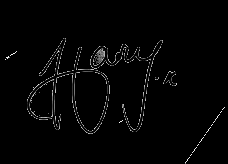
#> input picture images/harrysig.png, 228 x 164 px
$ python signatureSimilarity.py
#> lines starting #> are read from the running program, lines starting #| are printed output that depends on the picture; after the words box and inside, x2 and y2 are one past the last pixel; in counts of white or black regions, pixels touching at a corner belong together
import cv2
import imutils
import matplotlib.pyplot as plt
import numpy as np
from cv2 import  *
#displaying the signature
image_on_cheque = cv2.imread("images/harrysig.png")
#> image_on_cheque is the input picture: shape (164, 228, 3); min 0, max 255, mean 4.5
image_on_software= cv2.imread("images/harrysign1.png")
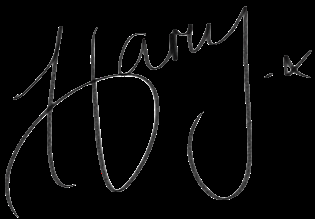
#> input picture images/harrysign1.png, 315 x 219 px
#> image_on_software is the input picture: shape (219, 315, 3); mean B, G, R 8.2, 8.2, 8.2

#resizing image
image_on_cheque_resize = imutils.resize(image_on_cheque,height=300)
image_on_software_resize = imutils.resize(image_on_software,height=300)

#grayscaling the image
gray_scaled_image = cv2.cvtColor(image_on_cheque_resize,cv2.COLOR_BGRA2GRAY)
gray_Scaled_cheque = cv2.cvtColor(image_on_software_resize,cv2.COLOR_BGRA2GRAY)
#removing noise by using Gaussian blur
gray_scaled_image = cv2.GaussianBlur(gray_scaled_image,(5,5),0)
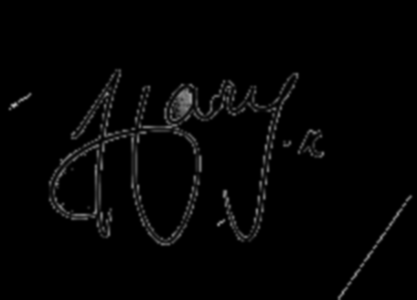
#> gray_scaled_image: shape (300, 417); min 0, max 182, mean 4.5
gray_Scaled_cheque = cv2.GaussianBlur(gray_Scaled_cheque,(5,5),0)
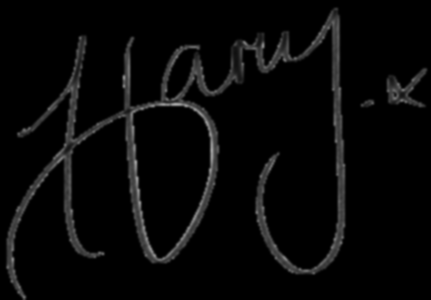
#> gray_Scaled_cheque: shape (300, 431); min 0, max 165, mean 8.2

edged_image_cheque = cv2.Canny(gray_scaled_image,100,200)
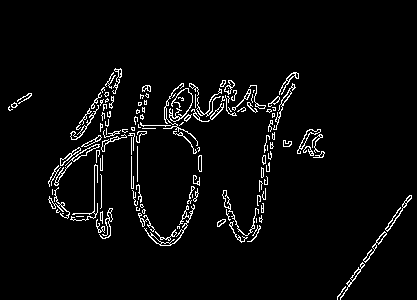
#> edged_image_cheque: shape (300, 417); 3.9% white in thin lines or dots, all inside (x1, y1, x2, y2) = (8, 68, 412, 300)
edged_image_software = cv2.Canny(gray_Scaled_cheque,100,200)
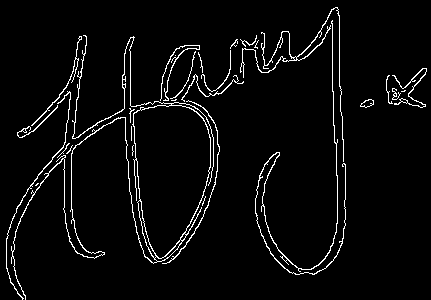
#> edged_image_software: shape (300, 431); 4% white in thin lines or dots

#ORB Detector
orb = cv2.ORB_create()
# key points and descriptor calculation
kp1, cheque_image = orb.detectAndCompute(edged_image_cheque, None)
#> kp1 = 500 keypoints; strongest (x, y, size): (225, 89, 31), (98, 145, 31), (106, 219, 31), (170, 109, 31)
kp2, software_image = orb.detectAndCompute(edged_image_software, None)
#> kp2 = 482 keypoints; strongest (x, y, size): (392, 99, 31), (394, 95, 31), (165, 95, 31), (393, 97, 31)
# creating matches
matcher = cv2.DescriptorMatcher_create(cv2.DescriptorMatcher_BRUTEFORCE_HAMMING)
matches_1 = matcher.knnMatch(cheque_image, software_image, 2)
#> matches_1 = 500 matches
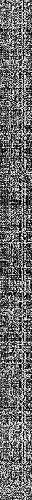
#> cheque_image: shape (500, 32); min 0, max 255, mean 107
len(matches_1)

#distance similarity
good_points = []
for m,n in matches_1:
    if m.distance < 0.89* n.distance:
        good_points.append(m)
#> after the loop, good_points = 115 matches
len(good_points)

result = cv2.drawMatches(cheque_image, kp1 , software_image, kp2, good_points, None)
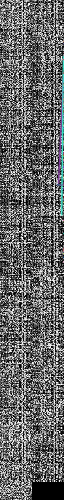
#> result: shape (500, 64, 3); mean of channels 0, 1, 2 103.4, 103.2, 102.4; drawn as B, G, R
#calculating ratio
print("The match points are : ",len(good_points))
#| The match points are :  115
if(len(good_points)>120):
    print("The transaction can be proceeded.")
else:
    print("The transaction cannot be proceeded.")


#wait key
# cv2.waitKey(0)
# cv2.destroyAllWindows()
